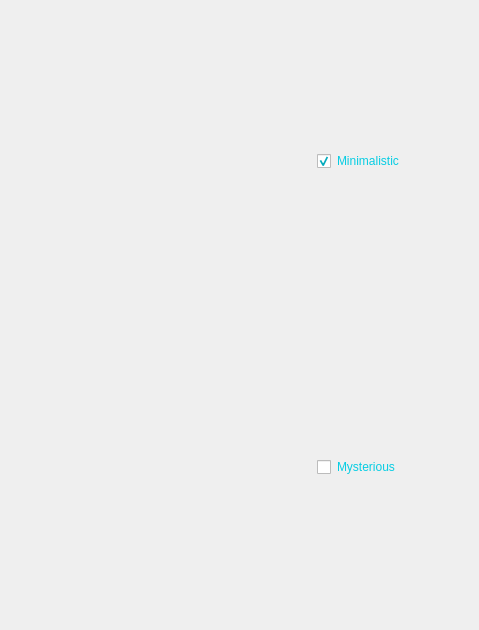
         <widget class="QWidget" name="scrollAreaWidgetContents_2">
          <property name="geometry">
           <rect>
            <x>-196</x>
            <y>0</y>
            <width>479</width>
            <height>630</height>
           </rect>
          </property>
          <layout class="QFormLayout" name="formLayout_2">
           <item row="0" column="0">
            <widget class="QLabel" name="label_7">
             <property name="sizePolicy">
              <sizepolicy hsizetype="Fixed" vsizetype="Fixed">
               <horstretch>0</horstretch>
               <verstretch>0</verstretch>
              </sizepolicy>
             </property>
             <property name="minimumSize">
              <size>
               <width>300</width>
               <height>300</height>
              </size>
             </property>
             <property name="maximumSize">
              <size>
               <width>300</width>
               <height>400</height>
              </size>
             </property>
             <property name="text">
              <string/>
             </property>
             <property name="pixmap">
              <pixmap>Sets/Backs/back_02.png</pixmap>
             </property>
             <property name="scaledContents">
              <bool>true</bool>
             </property>
             <property name="alignment">
              <set>Qt::AlignCenter</set>
             </property>
             <property name="wordWrap">
              <bool>false</bool>
             </property>
            </widget>
           </item>
           <item row="2" column="0">
            <widget class="QLabel" name="label_8">
             <property name="sizePolicy">
              <sizepolicy hsizetype="Fixed" vsizetype="Fixed">
               <horstretch>0</horstretch>
               <verstretch>0</verstretch>
              </sizepolicy>
             </property>
             <property name="minimumSize">
              <size>
               <width>300</width>
               <height>300</height>
              </size>
             </property>
             <property name="maximumSize">
              <size>
               <width>300</width>
               <height>400</height>
              </size>
             </property>
             <property name="text">
              <string/>
             </property>
             <property name="pixmap">
              <pixmap>Sets/Backs/back_01.png</pixmap>
             </property>
             <property name="scaledContents">
              <bool>true</bool>
             </property>
            </widget>
           </item>
           <item row="0" column="1">
            <widget class="QCheckBox" name="checkBox_5">
             <property name="sizePolicy">
              <sizepolicy hsizetype="Minimum" vsizetype="Minimum">
               <horstretch>0</horstretch>
               <verstretch>0</verstretch>
              </sizepolicy>
             </property>
             <property name="styleSheet">
              <string notr="true">font: 20pt &quot;MS Shell Dlg 2&quot;;
color: rgb(6, 205, 227);
border:0px ;</string>
             </property>
             <property name="text">
              <string>Minimalistic</string>
             </property>
             <property name="checked">
              <bool>true</bool>
             </property>
            </widget>
           </item>
           <item row="2" column="1">
            <widget class="QCheckBox" name="checkBox_6">
             <property name="sizePolicy">
              <sizepolicy hsizetype="Minimum" vsizetype="Minimum">
               <horstretch>0</horstretch>
               <verstretch>0</verstretch>
              </sizepolicy>
             </property>
             <property name="styleSheet">
              <string notr="true">font: 20pt &quot;MS Shell Dlg 2&quot;;
color: rgb(6, 205, 227);
border:0px ;</string>
             </property>
             <property name="text">
              <string>Mysterious</string>
             </property>
            </widget>
           </item>
          </layout>
         </widget>
